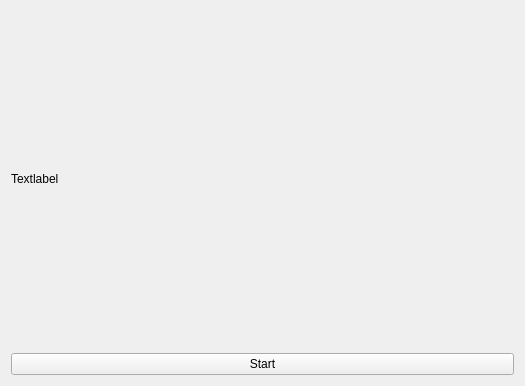
<?xml version="1.0" encoding="UTF-8"?>
<ui version="4.0">
 <class>Form</class>
 <widget class="QWidget" name="Form">
  <property name="geometry">
   <rect>
    <x>0</x>
    <y>0</y>
    <width>525</width>
    <height>386</height>
   </rect>
  </property>
  <property name="windowTitle">
   <string>Hand Gestures Recognizer</string>
  </property>
  <layout class="QHBoxLayout" name="horizontalLayout">
   <item>
    <layout class="QVBoxLayout" name="verticalLayout">
     <item>
      <widget class="QLabel" name="image_label">
       <property name="text">
        <string>Textlabel</string>
       </property>
      </widget>
     </item>
     <item>
      <widget class="QPushButton" name="control_bt">
       <property name="text">
        <string>Start</string>
       </property>
      </widget>
     </item>
    </layout>
   </item>
  </layout>
 </widget>
 <resources/>
 <connections/>
</ui>
